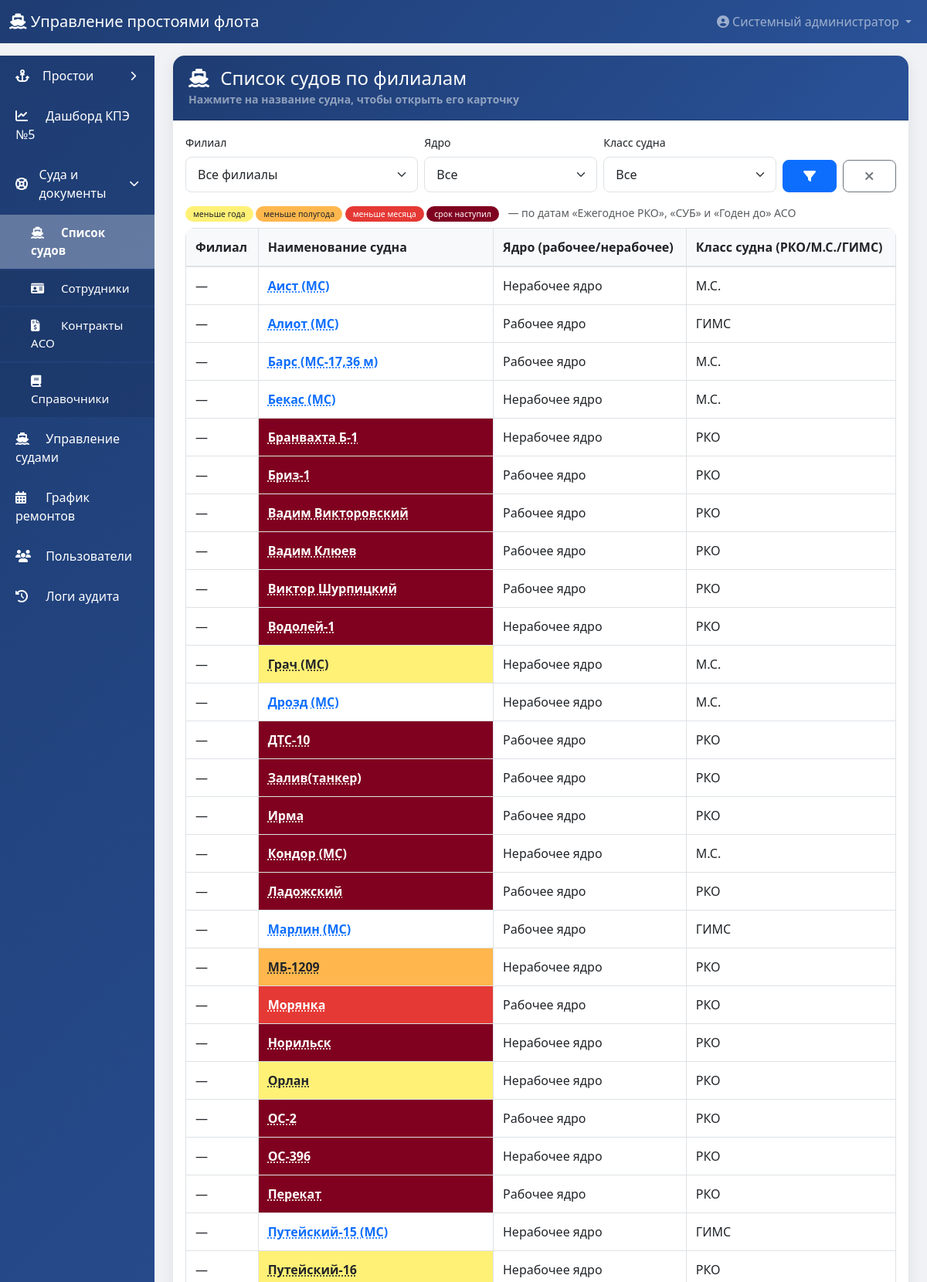
The page /fleet/ships (signed in, upper part) on the database its author committed.
### models.py (models this page shows)
class User(UserMixin, db.Model):
    __tablename__ = 'users'
    id = db.Column(db.Integer, primary_key=True)
    username = db.Column(db.String(80), unique=True, nullable=False)
    password_hash = db.Column(db.String(200), nullable=False)
    full_name = db.Column(db.String(200), nullable=False)
    role = db.Column(db.String(20), nullable=False)
    is_active = db.Column(db.Boolean, default=True)
    ship_id = db.Column(db.Integer, db.ForeignKey('ships.id'), nullable=True)
    created_at = db.Column(db.DateTime, default=datetime.utcnow)
    ship = db.relationship('Ship', backref='captains', foreign_keys=[ship_id])

class Ship(db.Model):
    __tablename__ = 'ships'
    id = db.Column(db.Integer, primary_key=True)
    name = db.Column(db.String(200), nullable=False)
    reg_number = db.Column(db.String(50), unique=True)
    group = db.Column(db.String(1), nullable=False)  # A, B, C
    navigation_start = db.Column(db.Date, nullable=False)
    navigation_end = db.Column(db.Date, nullable=False)
    planned_downtime_hours = db.Column(db.Float, default=0)
    is_active = db.Column(db.Boolean, default=True)
    core = db.Column(db.String(10))                # Р.Я / Н.Я
    build_year = db.Column(db.String(20))
    gross_tonnage = db.Column(db.String(50))       # Валовая вместимость, р.т.
    rko_class = db.Column(db.String(100))          # Класс (РКО)
    id_number = db.Column(db.String(100))          # Идентификационный номер
    annual_rko = db.Column(db.String(50))          # Ежегодное РКО
    sub = db.Column(db.String(50))                 # СУБ
    min_crew_cert = db.Column(db.String(200))      # Свидетельство о минимальном составе экипажа
    dimensions = db.Column(db.String(100))         # Габариты L/B/H/T
    branch = db.Column(db.String(200))             # Филиал
    ship_type = db.Column(db.String(200))          # Тип судна
    engine_power = db.Column(db.String(50))        # Мощность главных двигателей, кВт (для земснарядов)
    electronic_charts = db.Column(db.String(3))    # Наличие электронных карт: Да / Нет
    radar = db.Column(db.String(3))                # Наличие радиолокационных станций: Да / Нет
    productivity = db.Column(db.String(50))        # Производительность

### fleet_routes.py (the view)
@fleet.route('/ships')
def ships():
    branch = request.args.get('branch', '')
    core = request.args.get('core', '')
    klass = request.args.get('klass', '')
    query = Ship.query.filter_by(is_active=True)
    if branch:
        query = query.filter(Ship.branch == branch)
    if core:
        query = query.filter(Ship.core == core)
    items = query.all()
    if klass:
        items = [s for s in items if ship_class(s) == klass]
    items.sort(key=lambda s: (branch_order(s.branch), s.name.lower()))
    return render_template('fleet/ships.html',
                           ships=items,
                           levels=ship_levels(items),
                           classes={s.id: ship_class(s) for s in items},
                           branches=branch_names(),
                           core_choices=CORE_CHOICES,
                           ship_classes=SHIP_CLASSES,
                           filters={'branch': branch, 'core': core, 'klass': klass})

### templates/fleet/ships.html (shortened to what this page needs)
{% extends "base.html" %}
{% block content %}
<div class="container-fluid">
    <div class="card">
        <div class="card-header">
            <h4 class="mb-0"><i class="fas fa-ship me-2"></i> Список судов по филиалам</h4>
            <small class="text-white-50">Нажмите на название судна, чтобы открыть его карточку</small>
        </div>
        <div class="card-body">
            <form method="GET" class="row g-2 mb-3">
                <div class="col-md-4">
                    <label class="form-label small">Филиал</label>
                    <select name="branch" class="form-select">
                        <option value="">Все филиалы</option>
                    </select>
                </div>
                <div class="col-md-3">
                    <label class="form-label small">Ядро</label>
                    <select name="core" class="form-select">
                        <option value="">Все</option>
                    </select>
                </div>
                <div class="col-md-3">
                    <label class="form-label small">Класс судна</label>
                    <select name="klass" class="form-select">
                        <option value="">Все</option>
                    </select>
                </div>
                <div class="col-md-2 d-flex align-items-end gap-2">
                    <button type="submit" class="btn btn-primary w-100"><i class="fas fa-filter"></i></button>
                    <a href="{{ url_for('fleet.ships') }}" class="btn btn-outline-secondary w-100" title="Сбросить"><i class="fas fa-times"></i></a>
                </div>
            </form>
            <div class="mb-2 small">
                <span class="badge exp-year text-dark">меньше года</span>
                <span class="badge exp-half text-dark">меньше полугода</span>
                <span class="badge exp-month">меньше месяца</span>
                <span class="badge exp-expired">срок наступил</span>
                <span class="text-muted ms-2">— по датам «Ежегодное РКО», «СУБ» и «Годен до» АСО</span>
            </div>
            <div class="table-responsive">
                <table class="table table-bordered table-hover">
                    <thead>
                        <tr>
                            <th>Филиал</th>
                            <th>Наименование судна</th>
                            <th>Ядро (рабочее/нерабочее)</th>
                            <th>Класс судна (РКО/М.С./ГИМС)</th>
                        </tr>
                    </thead>
                    <tbody>
                        {% for ship in ships %}
                        {% set level = levels[ship.id] %}
                        <tr>
                            <td>{{ ship.branch or '—' }}</td>
                            <td {% if level %}class="exp-{{ level }}" title="{{ expiry_titles[level] }}"{% endif %}>
                                <a href="#" class="ship-info-link fw-semibold" data-ship-id="{{ ship.id }}">{{ ship.name }}</a>
                            </td>
                            <td>{{ core_choices.get(ship.core, ship.core) or '—' }}</td>
                            <td>{{ classes[ship.id] or '—' }}</td>
                        </tr>
                        {% else %}
                        <tr><td colspan="4" class="text-center text-muted py-4">Суда не найдены</td></tr>
                        {% endfor %}
                    </tbody>
                </table>
            </div>
        </div>
    </div>
</div>
{% endblock %}

### templates/base.html (shortened to what this page needs)
<!DOCTYPE html>
<html lang="ru">
<head>
    <link href="https://cdn.jsdelivr.net/npm/bootstrap@5.3.0/dist/css/bootstrap.min.css" rel="stylesheet">
    <link rel="stylesheet" href="https://cdnjs.cloudflare.com/ajax/libs/font-awesome/6.4.0/css/all.min.css">
    <link href="https://cdn.jsdelivr.net/npm/tom-select@2.3.1/dist/css/tom-select.bootstrap5.min.css" rel="stylesheet">
</head>
<body>
    {% if current_user.is_authenticated %}
    <nav class="navbar navbar-expand-lg navbar-dark" style="background: linear-gradient(135deg, #1e3c72 0%, #2a5298 100%);">
        <div class="container-fluid">
            <a class="navbar-brand" href="{{ url_for('dashboard') }}">
                <i class="fas fa-ship"></i> Управление простоями флота
            </a>
            <div class="collapse navbar-collapse" id="navbarNav">
                <ul class="navbar-nav ms-auto">
                    <li class="nav-item dropdown">
                        <a class="nav-link dropdown-toggle" href="#" role="button" data-bs-toggle="dropdown">
                            <i class="fas fa-user-circle"></i> {{ current_user.full_name }}
                        </a>
                    </li>
                </ul>
            </div>
        </div>
    </nav>
    <div class="container-fluid mt-3">
        <div class="row">
            <div class="col-md-2 col-lg-2 d-none d-md-block sidebar p-0">
                <div class="list-group list-group-flush">
                    {% if current_user.role == 'captain' %}
                        <a href="{{ url_for('captain_dashboard') }}" class="list-group-item list-group-item-action">
                            <i class="fas fa-tachometer-alt"></i> Дашборд капитана
                        </a>
                        <a href="{{ url_for('captain_history') }}" class="list-group-item list-group-item-action">
                            <i class="fas fa-history"></i> История простоев
                        </a>
                    {% elif current_user.role == 'admin' %}
                        {% set downtimes_open = request.endpoint in ['engineer_pending', 'engineer_downtimes', 'admin_downtimes_correction'] %}
                        <a href="#downtimesGroup" class="list-group-item list-group-item-action sidebar-group-toggle {% if not downtimes_open %}collapsed{% endif %}" data-bs-toggle="collapse" role="button" aria-expanded="{{ 'true' if downtimes_open else 'false' }}" aria-controls="downtimesGroup">
                            <i class="fas fa-anchor"></i> Простои
                            <i class="fas fa-chevron-down sidebar-chevron"></i>
                        </a>
                        <a href="{{ url_for('engineer_dashboard_page') }}" class="list-group-item list-group-item-action">
                            <i class="fas fa-chart-line"></i> Дашборд КПЭ №5
                        </a>
                        {% set fleet_open = request.blueprint == 'fleet' %}
                        <a href="#fleetGroup" class="list-group-item list-group-item-action sidebar-group-toggle {% if not fleet_open %}collapsed{% endif %}" data-bs-toggle="collapse" role="button" aria-expanded="{{ 'true' if fleet_open else 'false' }}" aria-controls="fleetGroup">
                            <i class="fas fa-life-ring"></i> Суда и документы
                            <i class="fas fa-chevron-down sidebar-chevron"></i>
                        </a>
                        <div class="collapse {% if fleet_open %}show{% endif %}" id="fleetGroup">
                            <a href="{{ url_for('fleet.ships') }}" class="list-group-item list-group-item-action sidebar-subitem {% if request.endpoint in ['fleet.ships', 'fleet.aso', 'fleet.staffing', 'fleet.crew'] %}active{% endif %}">
                                <i class="fas fa-ship"></i> Список судов
                            </a>
                            <a href="{{ url_for('fleet.employees') }}" class="list-group-item list-group-item-action sidebar-subitem {% if request.endpoint in ['fleet.employees', 'fleet.employee'] %}active{% endif %}">
                                <i class="fas fa-id-card"></i> Сотрудники
                            </a>
                            <a href="{{ url_for('fleet.contracts') }}" class="list-group-item list-group-item-action sidebar-subitem {% if request.endpoint in ['fleet.contracts', 'fleet.contract', 'fleet.invoice'] %}active{% endif %}">
                                <i class="fas fa-file-invoice-dollar"></i> Контракты АСО
                            </a>
                            <a href="{{ url_for('fleet.dictionaries') }}" class="list-group-item list-group-item-action sidebar-subitem {% if request.endpoint == 'fleet.dictionaries' %}active{% endif %}">
                                <i class="fas fa-book"></i> Справочники
                            </a>
                        </div>
                        <a href="{{ url_for('admin_ships') }}" class="list-group-item list-group-item-action">
                            <i class="fas fa-ship"></i> Управление судами
                        </a>
                        <a href="{{ url_for('admin_maintenance') }}" class="list-group-item list-group-item-action">
                            <i class="fas fa-calendar-alt"></i> График ремонтов
                        </a>
                        <a href="{{ url_for('admin_users') }}" class="list-group-item list-group-item-action">
                            <i class="fas fa-users"></i> Пользователи
                        </a>
                        <a href="{{ url_for('admin_logs') }}" class="list-group-item list-group-item-action">
                            <i class="fas fa-history"></i> Логи аудита
                        </a>
                    {% endif %}
                </div>
            </div>
            <div class="col-md-10 col-lg-10">
                {% block content %}{% endblock %}
            </div>
        </div>
    </div>
    {% else %}
        {% block content_login %}{% endblock %}
    {% endif %}
</body>
</html>

### rows shown on the page
User: full_name "Системный администратор"
Ship: branch "—", name "Аист (МС)", core "Нерабочее ядро", classes "М.С."
Ship: branch "—", name "Алиот (МС)", core "Рабочее ядро", sub "ГИМС"
Ship: branch "—", name "Барс (МС-17,36 м)", core "Рабочее ядро", classes "М.С."
Ship: branch "—", name "Бекас (МС)", core "Нерабочее ядро", classes "М.С."
Ship: branch "—", name "Бранвахта Б-1", core "Нерабочее ядро", classes "РКО"
Ship: branch "—", name "Бриз-1", core "Рабочее ядро", classes "РКО"
Ship: branch "—", name "Вадим Викторовский", core "Рабочее ядро", classes "РКО"
Ship: branch "—", name "Вадим Клюев", core "Рабочее ядро", classes "РКО"
Ship: branch "—", name "Виктор Шурпицкий", core "Рабочее ядро", classes "РКО"
Ship: branch "—", name "Водолей-1", core "Нерабочее ядро", classes "РКО"
Ship: branch "—", name "Грач (МС)", core "Нерабочее ядро", classes "М.С."
Ship: branch "—", name "Дрозд (МС)", core "Нерабочее ядро", classes "М.С."
Ship: branch "—", name "ДТС-10", core "Рабочее ядро", classes "РКО"
Ship: branch "—", name "Залив(танкер)", core "Рабочее ядро", classes "РКО"
Ship: branch "—", name "Ирма", core "Рабочее ядро", classes "РКО"
Ship: branch "—", name "Кондор (МС)", core "Нерабочее ядро", classes "М.С."
Ship: branch "—", name "Ладожский", core "Рабочее ядро", classes "РКО"
Ship: branch "—", name "Марлин (МС)", core "Рабочее ядро", sub "ГИМС"
Ship: branch "—", name "МБ-1209", core "Нерабочее ядро", classes "РКО"
Ship: branch "—", name "Морянка", core "Рабочее ядро", classes "РКО"
Ship: branch "—", name "Норильск", core "Нерабочее ядро", classes "РКО"
Ship: branch "—", name "Орлан", core "Нерабочее ядро", classes "РКО"
Ship: branch "—", name "ОС-2", core "Рабочее ядро", classes "РКО"
Ship: branch "—", name "ОС-396", core "Нерабочее ядро", classes "РКО"
Ship: branch "—", name "Перекат", core "Рабочее ядро", classes "РКО"
Ship: branch "—", name "Путейский-15 (МС)", core "Нерабочее ядро", sub "ГИМС"
Ship: branch "—", name "Путейский-16", core "Нерабочее ядро", classes "РКО"
